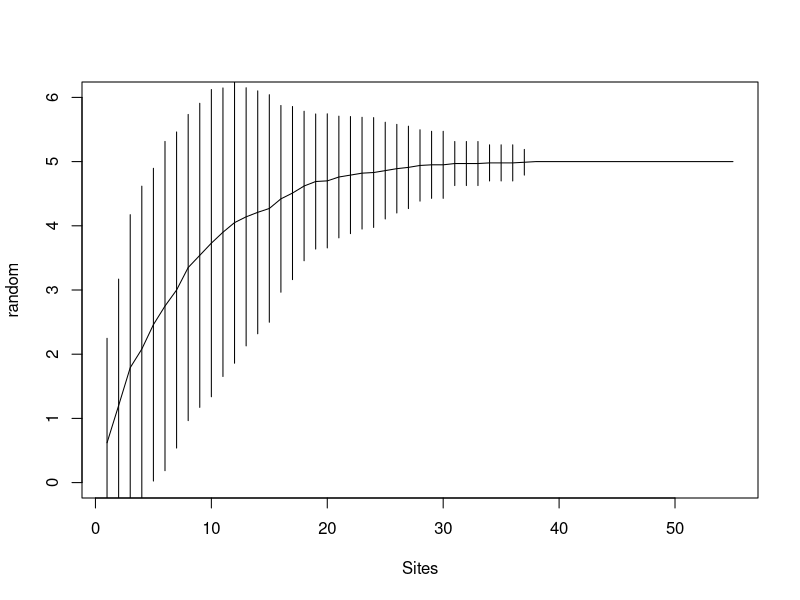
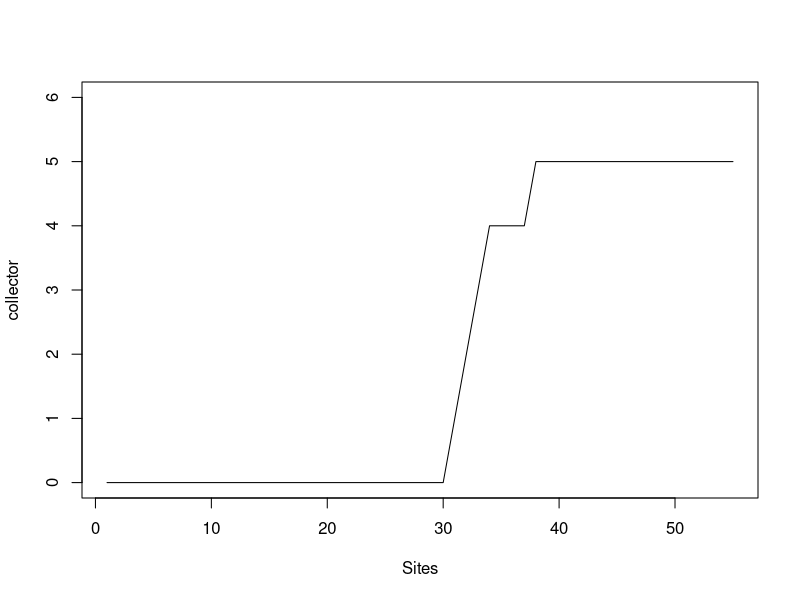
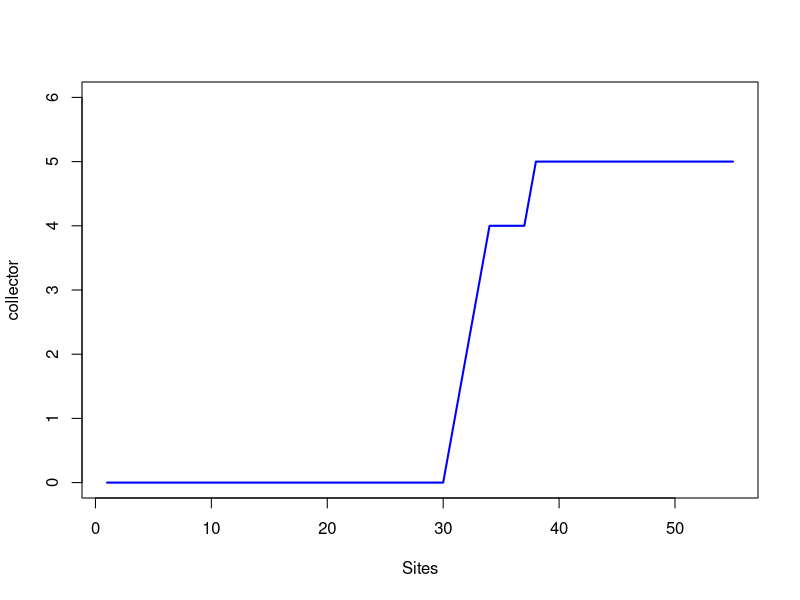
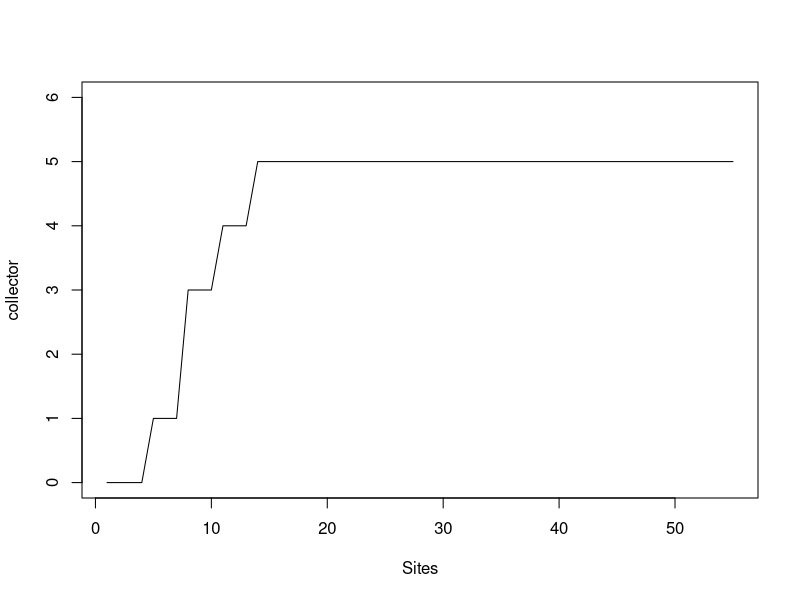
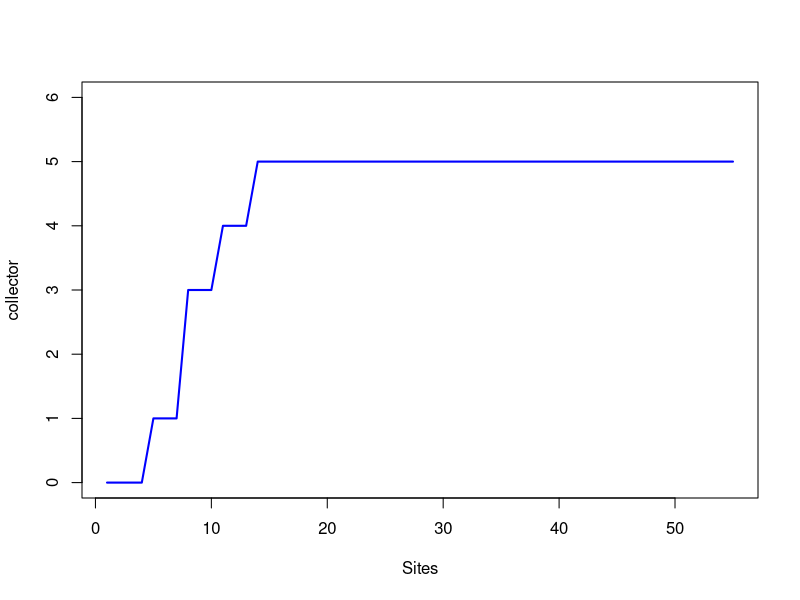

Recreate these plots in R, in order.
## ---- chunk 1
###Rarefaction
suppressPackageStartupMessages(library(dplyr))
library(readr)
suppressPackageStartupMessages(library(vegan))



# ##### Examples from Jenna Jacob's website:
# # source("http://www.jennajacobs.org/R/rarefaction.txt")
# #Try this example dataset from Work et al (2010):
# # 1) import the emend dataset from my website
# emend<-read.csv("http://www.jennajacobs.org/R/EMEND.csv", row.names=1)
# 
# # 2) load the vegan library
# library(vegan)
# 
# # 3) The the rarefaction function
# source("C:\\Program Files\\R\\functions\\rarefaction.txt")
# #or 
# source("http://www.jennajacobs.org/R/rarefaction.txt")
# 
# # 4) Rarefy your dataset
# emend.rare<-rarefaction(emend, col=F) # I'm a big fan of B&W
# 
# 
# # 5) The rarefaction function creates 3 objects to access them type
# 
# emend.rare$richness # a matrix of the mean richness at each subsample
# emend.rare$SE  # a matrix of the iterative SE of the mean richness at each subsample
# emend.rare$subsample # the subsample sizes used to find the means
# 
# # You can then use these files to create pretty graphs in R or if you must you can export then with
# # 
# # write.csv(emend.rare$richness, file="EMENDrichness.csv")
# # 
# # #### My data
ntbl <- read_csv("ntbl.csv")

ntbl.RDI <- ntbl %>% 
  group_by(species) %>% 
  summarise(mean.CA = mean(CA_mg, na.rm = TRUE),
            mean.EPA = mean(EPA_g, na.rm = TRUE), 
            mean.DHA = mean(DHA_g, na.rm = TRUE), 
            mean.ZN = mean(ZN_mg, na.rm = TRUE), 
            mean.FE = mean(FE_mg, na.rm = TRUE)) %>% 
  mutate(RDI.CA = ifelse(mean.CA > 300, 1, 0)) %>% 
  mutate(RDI.FE = ifelse(mean.FE > 4.5, 1, 0)) %>% 
  mutate(RDI.ZN = ifelse(mean.ZN > 2.75, 1, 0)) %>% 
  mutate(RDI.EPA = ifelse(mean.EPA > 0.25, 1, 0)) %>% 
  mutate(RDI.DHA = ifelse(mean.DHA > 0.25, 1, 0)) %>% 
  mutate(RDI.micro.tot = rowSums(.[7:11])) %>% 
  filter(!is.na(RDI.micro.tot)) %>% 
  arrange(., RDI.micro.tot) %>% 
  select(., 7:11)


ntbl.RDI.no <- ntbl %>% 
  group_by(species) %>% 
  summarise(mean.CA = mean(CA_mg, na.rm = TRUE),
            mean.EPA = mean(EPA_g, na.rm = TRUE), 
            mean.DHA = mean(DHA_g, na.rm = TRUE), 
            mean.ZN = mean(ZN_mg, na.rm = TRUE), 
            mean.FE = mean(FE_mg, na.rm = TRUE)) %>% 
  mutate(RDI.CA = ifelse(mean.CA > 300, 1, 0)) %>% 
  mutate(RDI.FE = ifelse(mean.FE > 4.5, 1, 0)) %>% 
  mutate(RDI.ZN = ifelse(mean.ZN > 2.75, 1, 0)) %>% 
  mutate(RDI.EPA = ifelse(mean.EPA > 0.25, 1, 0)) %>% 
  mutate(RDI.DHA = ifelse(mean.DHA > 0.25, 1, 0)) %>% 
  mutate(RDI.micro.tot = rowSums(.[7:11])) %>% 
  filter(!is.na(RDI.micro.tot)) %>% 
  # arrange(., RDI.micro.tot) %>% 
  select(., 7:11)

##SAC method = random
spa.rand <- specaccum(ntbl.RDI, method = "random")
plot(spa.rand, ylim = c(0,6))


##SAC method = collector, adding species arranged in ascending order of total number of RDI targets reached. 
spa.coll <- specaccum(ntbl.RDI, method = "collector")
plot(spa.coll, ylim = c(0,6))
plot(spa.coll, ci.type="poly", col="blue", lwd=2, ci.lty=0, ci.col="lightblue", ylim = c(0,6)) #males a prettier plot

##SAC method = collector, adding species arranged in ascending order of total number of RDI targets reached. 
spa.coll <- specaccum(ntbl.RDI.no, method = "collector")
plot(spa.coll, ylim = c(0,6))
plot(spa.coll, ci.type="poly", col="blue", lwd=2, ci.lty=0, ci.col="lightblue", ylim = c(0,6)) #males a prettier plot


### Below was my attempt to make a SAC with the nutrient quantitative values as species
####

# ### turn the RDI matrix into integer values in micrograms
# RDI.um <- RDI.mat %>% 
#   mutate_each(funs(um = .*1000)) %>% 
#   mutate_each(funs(um = as.integer(.)))
# 
# RDI.rare <- rarefaction(RDI.um)

RDI.rare <- rarefy(ntbl.RDI, 2, MARGIN = 2)
RDI.rare
